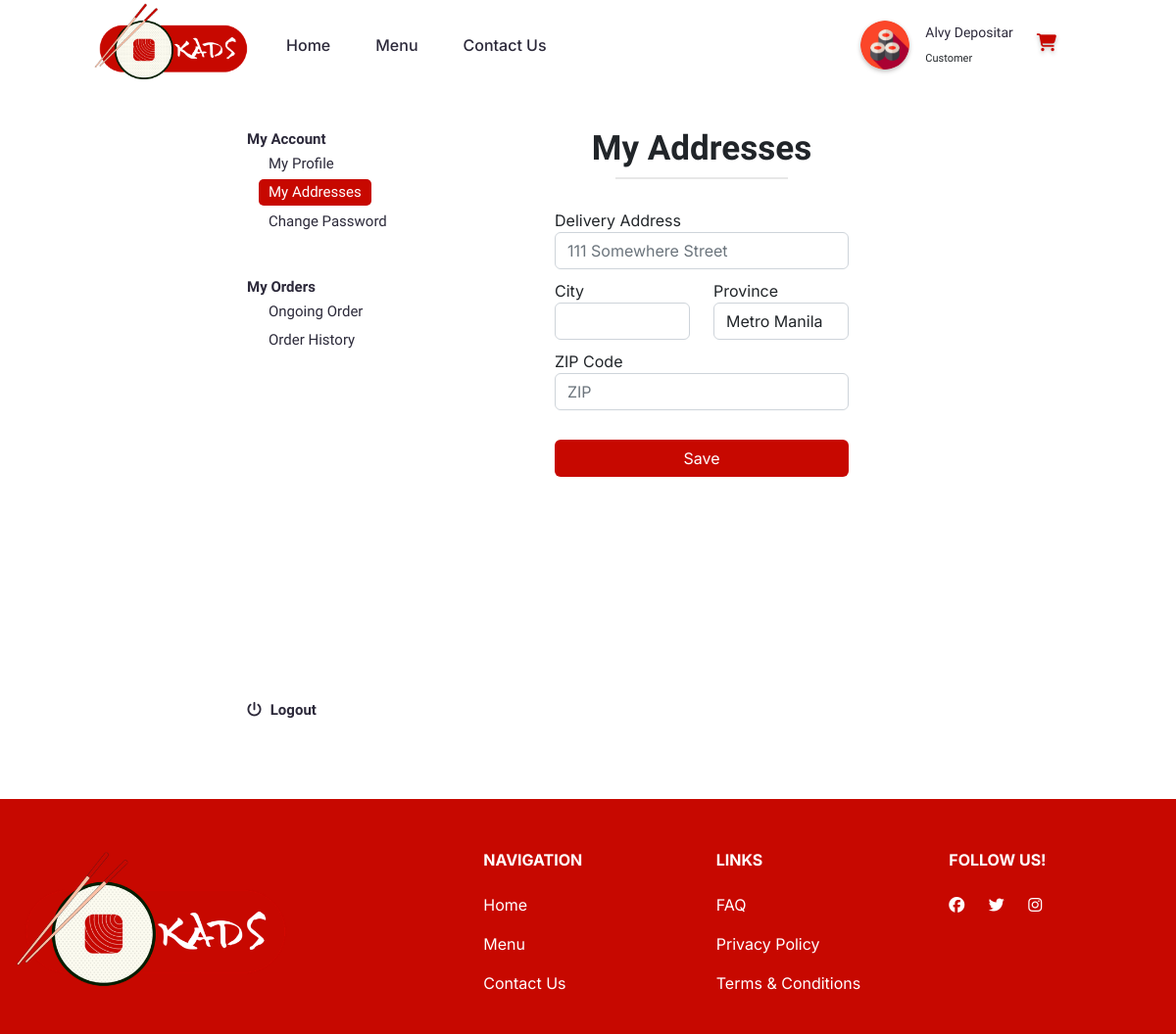
/myAddresses.php (signed in), run on an earlier commit of the app's database.
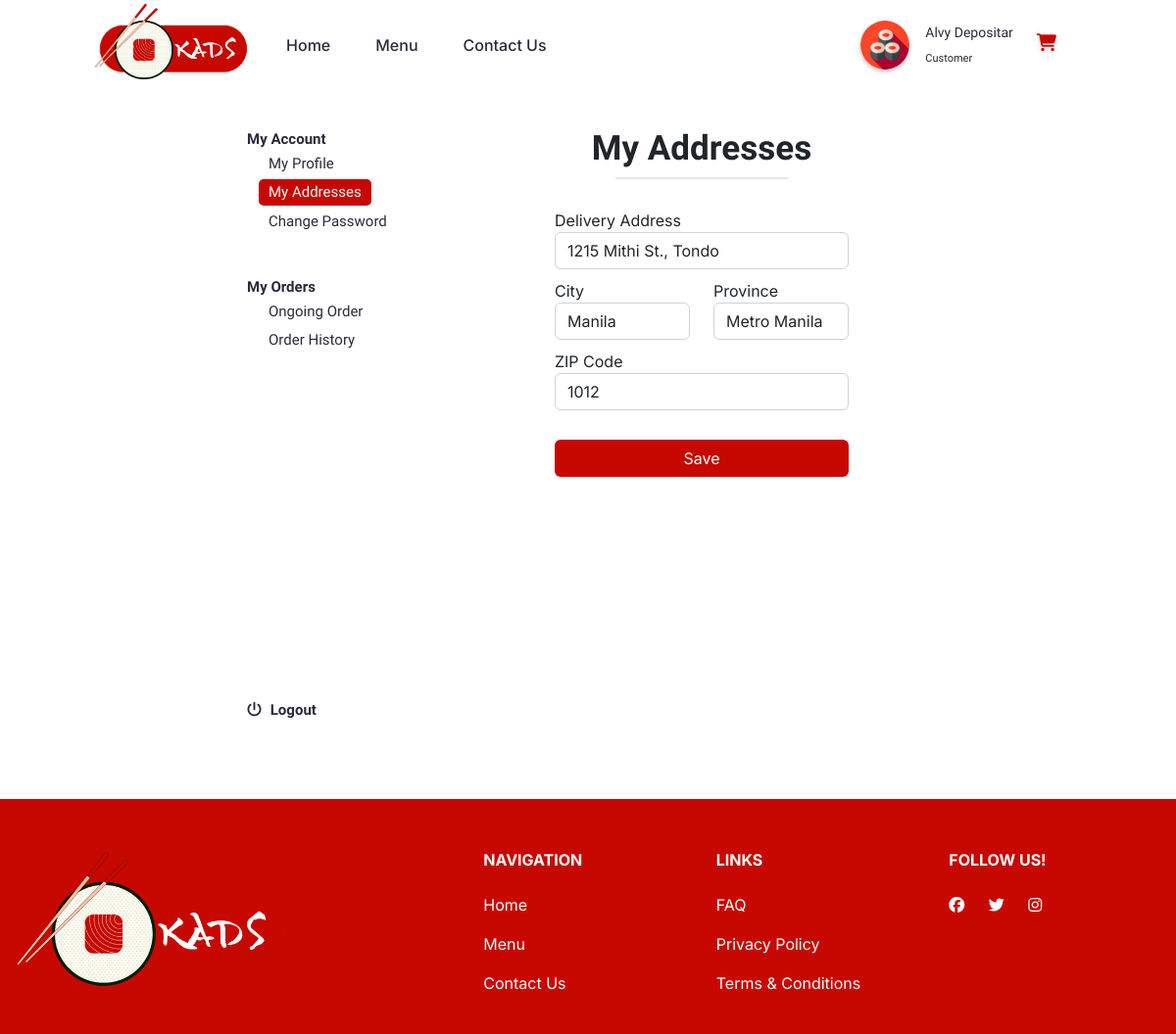
And on a later commit of the database.
### tables this page shows
CREATE TABLE `info_accts` (
  `id` int(11) NOT NULL,
  `firstname` varchar(255) DEFAULT NULL,
  `lastname` varchar(255) DEFAULT NULL,
  `birthday` date DEFAULT NULL,
  `username` varchar(255) DEFAULT NULL,
  `phone` varchar(255) DEFAULT NULL,
  `password` varchar(255) DEFAULT NULL,
  `role` int(11) DEFAULT NULL,
  `house` varchar(255) DEFAULT NULL,
  `city` varchar(255) DEFAULT NULL,
  `province` varchar(255) DEFAULT NULL,
  `zip` int(11) DEFAULT NULL
);

### myAddresses.php (the view, shortened to what this page needs)
<?php
  if (!isset($_SESSION["loggedin"]) && !isset($_SESSION['role'])){
    header("location: login.php");
    exit;
  } else if (isset($_SESSION["loggedin"]) && $_SESSION["loggedin"] === true && $_SESSION["role"] === 1) {
    header("location: admin/dashboard.php");
    exit;
  } else {
    include "conn.php";
    $id = $_SESSION['id'];
      $query="SELECT * FROM info_accts WHERE id = '$id'";
      $result=mysqli_query($conn,$query);
      $res = mysqli_fetch_assoc($result);
      $house_err = $city_err = $province_err = $zip_err = "";
?>
<!DOCTYPE html>
<html lang="en" class="scroller">
  <head>
    <link
      href="https://cdn.jsdelivr.net/npm/bootstrap@5.2.3/dist/css/bootstrap.min.css"
      rel="stylesheet"
    />
    <link rel="stylesheet" href="css/header-responsive.css" />
    <link rel="stylesheet" href="css/user.css" />
    <link rel="stylesheet" href="css/footer.css" />
  </head>
  <body>
    <?php
      include 'header-user.php';
    ?>
     <div class="content-container container d-flex justify-content-center">
          <div class="row content-wrapper">
            <div class="col-4 left-content">
              <div class="container">
                <div class="row links-title-top">My Account</div>
                <div class="row">
                  <div class="col-11">
                    <a href="userprofile.php">
                      <button type="button" class="side-links">My Profile</button>
                    </a>
                  </div>
                </div>
                <div class="row">
                  <div class="col-11">
                    <a href="myAddresses.php">
                    <button type="button" class="side-links side-links-active">
                      My Addresses
                    </button>
                    </a>
                  </div>
                </div>
                <div class="row">
                  <div class="col-11">
                    <a href="changePass.php">
                      <button type="button" class="side-links">Change Password</button>
                    </a>
                  </div>
                </div>
                <div class="row links-title">My Orders</div>
                <div class="row">
                  <div class="col-11">
                    <a href="ongoingorder.php">
                      <button type="button" class="side-links">Ongoing Order</button>
                    </a>
                  </div>
                </div>
                <div class="row">
                  <div class="col-11">
                    <a href="orderhistory.php">
                      <button type="button" class="side-links">Order History</button>
                    </a>
                  </div>
                </div>
                <div class="row align-bottom logout-group">
                  <a href="logout.php">
                    <span class="fa-solid fa-power-off">
                      <span class="logout-label">Logout</span>
                    </span>
                  </a>
                </div>
              </div>
            </div>
            <div class="col right-content">
              <h1 class="container-title text-center">My Addresses</h1>
              <div class="title-line"></div>
          <form class="form-style" action="<?php echo htmlspecialchars($_SERVER["PHP_SELF"]); ?>" method="post">
            <div class="row">
              <div class="col">
                <label for="address">Delivery Address</label>
                <input
                  type="text"
                  class="form-control <?php echo (!empty($house_err)) ? 'is-invalid' : ''; ?>"
                  id="address"
                  name="house"
                    value="<?php echo $res['house']; ?>"
                    placeholder="111 Somewhere Street"
                />
              </div>
            </div>
            <div class="row">
              <div class="col">
                <label for="city">City</label>
                <select type="text" class="form-control" id="city" name="city">
                  <option value="<?php echo $row['city']; ?>"><?php echo $row['city']; ?></option>
                  <option value="Caloocan">Caloocan</option>
                </select>
              </div>
              <div class="col">
                <label for="province">Province</label>
                <select id="province" name="province" class="form-control">
                  <option value="Metro Manila">Metro Manila</option>
                </select>
              </div>
            </div>
            <div class="row">
              <div class="col">
                <label for="zip">ZIP Code</label>
                <input type="text" class="form-control <?php echo (!empty($zip_err)) ? 'is-invalid' : ''; ?>" id="zip" name="zip"
                  placeholder="ZIP"
                  pattern="[0-9]{4}"
                  maxlength="4"
                    value="<?php echo $res['zip']; ?>">
              </div>
            </div>
            <button type="submit" class="btn btn-save">Save</button>
          </form>
            </div>
          </div>
        </div>
  </body>
</html>
<?php
  }
?>

### header-user.php (shortened to what this page needs)
<?php
  $query="SELECT * FROM info_accts WHERE id = '$id'";
  $result=mysqli_query($conn,$query);
  $row = mysqli_fetch_assoc($result);
?>
       <nav class="navbar navbar-expand-lg navbar-light">
        <div class="container-fluid navbar-content">
            <a class="navbar-brand" href="/KADS">
                <img src="images/kads_logo_1.png" alt="" height="85" id="headerlogo">
            </a>
          <div class="collapse navbar-collapse" id="navbarText">
            <ul class="navbar-nav me-auto mb-2 mb-lg-0">
              <li class="nav-item">
                <a class="nav-link" aria-current="page" href="/KADS" >Home</a>
              </li>
              <li class="nav-item">
                <a class="nav-link" href="menu.php">Menu</a>
              </li>
              <li class="nav-item">
                <a class="nav-link" href="contact.php">Contact Us</a>
              </li>
            </ul>
            <ul class="navbar-nav">
                <li class="nav-item">
                  <span id="username">
                    <table class="table-borderless">
                      <tbody>
                        <tr>
                          <td rowspan="2">
                            <a href="userprofile.php" class="useravatarfilter">
                              <img id="useravatar" src="images/avatar-1.jpg" width="50px" height="50px">
                            </a>
                          </td>
                          <td class="rowspace"></td>
                          <td><a href="userprofile.php" class="user-name">
                            <?php echo $row['firstname'] ." ". $row['lastname']; ?>
                          </a></td>
                          <td class="rowspace"></td>
                          <td rowspan="2">
                            <a class="nav-link" href="cart.php">
                              <i class="fa-solid fa-cart-shopping"></i>
                            </a>
                          </td>
                        </tr>
                        <tr>
                          <td class="rowspace"></td>
                          <td id="usertitle">Customer</td>
                          <td class="rowspace"></td>
                          <td></td>
                        </tr>
                      </tbody>
                    </table>
                  </span>
                </li>
            </ul>
          </div>
        </div>
    </nav>

### css/header-responsive.css (style rules this page uses)
body { font-family: Inter; }
.navbar { z-index: 1000; font-family: Readex Pro; }
.navbar-content { padding: 0 8%; margin-bottom: -10px; margin-top: -10px; font-family: Readex Pro; position:sticky; }
.nav-item { padding: 0 15px; font-family: Readex Pro; }
.nav-link { color: #2C293A; font-weight: 500; font-family: Readex Pro; }
.fa-cart-shopping { font-size:18px; color: #C70800; filter: drop-shadow(0px 2px 2px #00000040); }
.nav-item > #username { font-size: 14px; font-family: Readex Pro; }
tr > #usertitle { font-size: 11px; font-family: Readex Pro; }
.rowspace { padding:0 7px; }
#useravatar { filter: drop-shadow(0px 2px 2px #00000040); border-radius: 100%; }
.useravatarfilter { height:50px; width:50px; border-radius: 100%; display: inline-block; }
a { text-decoration: none; font-family: Readex Pro; }
.user-name, td>a { color: #2C293A; font-size: 14px; font-family: Readex Pro !important; }

### css/user.css (style rules this page uses)
body { background-color: #fff; font-family: 'Inter'; }
.content-container { min-width:fit-content; max-width: 60%; }
.content-wrapper { height: inherit; padding: 40px 0; width: inherit; }
.left-content { padding: 0 0 40px 0; }
.logout-label { font-family: 'Readex Pro'; font-weight: 600; color: #2C293A; font-size: 15px; padding-left: 5px; }
.logout-group { padding-top:350px; }
.logout-group a { text-decoration: none; font-family: 'Readex Pro'; font-weight: 600; color: #2C293A; font-size: 15px; padding-left:0; }
.links-title { margin-top: 40px; font-family: 'Readex Pro'; font-weight: 600; color: #2C293A; font-size: 15px; }
.links-title-top { font-family: 'Readex Pro'; font-weight: 600; color: #2C293A; font-size: 15px; }
.side-links { text-align: left; font-family: 'Readex Pro'; font-weight:400; font-size: 15px; border: none; background-color: #fff; color: #2C2A3A; padding: 2px 10px; border-radius: 5px; margin-bottom: 3px; }
.side-links-active { background-color: #C70800; color: #fff; }
.container-title { font-size: 35px; font-weight: 700; font-family: 'Readex Pro'; }
.title-line { width: 40%; height: 0px; border: 1px solid #e7e7e7; margin-bottom: 30px; margin-left: calc(50% - 40%/2); }
.form-style { padding: 0 70px; }
.form-control { margin-bottom: 10px; }
.btn-save { width: 100%; background-color: #C70800; color: #fff; }

### css/footer.css (style rules this page uses)
html { scroll-behavior: smooth; }
.scroller { overflow-y: scroll; overflow-x: hidden; scrollbar-color: #C70800 #2C2A3A; scrollbar-width: thin; }
footer { background-color: #C70800; color: #fff !important; font-family: Inter; padding-top:5px; }
.fab { color: #fff !important; margin-right: 20px; }
a:link, a:visited, a:hover, a:active { text-decoration: none; font-family: Inter; }
h6 { font-family: Inter; }

What changed in the data, as far as the page shows it:
changed info_accts "Alvy": house (not shown) → "1215 Mithi St., Tondo"; city (not shown) → "Manila"; zip (not shown) → "1012"
